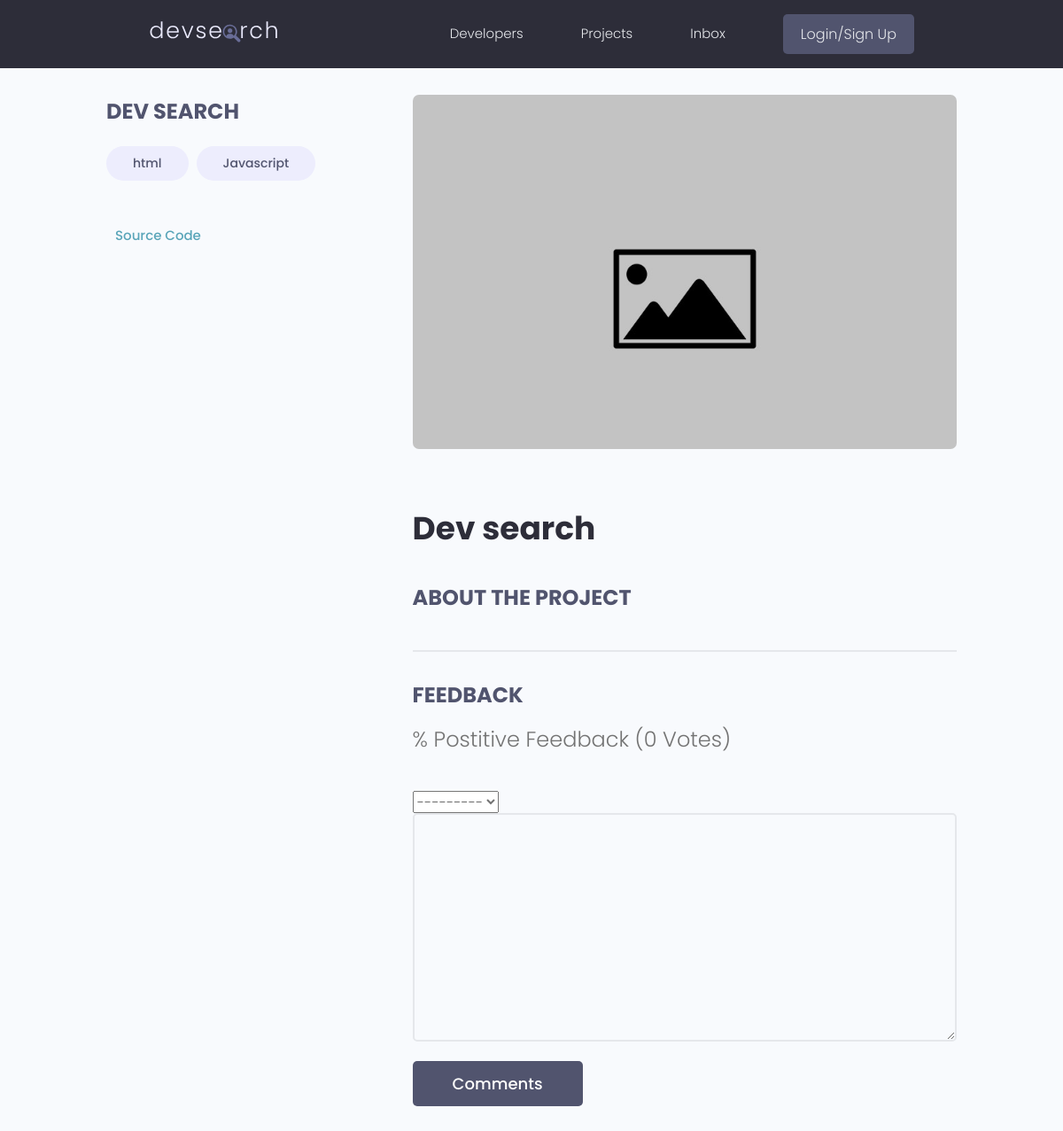
Page /single-project/3056073103bf4f6b8323aa660c6e4d14/ on the committed database.
### projects/models.py (models this page shows, shortened)
class Project(models.Model):
    owner = models.ForeignKey(Profile, on_delete=models.SET_NULL, blank=True, null=True)
    id = models.UUIDField(default=uuid.uuid4, primary_key=True,
                          editable=False, unique=True)
    name = models.CharField(max_length=200, )
    image = models.ImageField(upload_to='project-images/', blank=True, null=True,
                              default='static/images/projects-images/default-image.jpg')
    description = models.TextField(max_length=2000, blank=True, null=True)
    tags = models.ManyToManyField('Tags', blank=True, null=True)
    source_link = models.TextField(max_length=2000, blank=True, null=True)
    demo_link = models.TextField(max_length=2000, blank=True, null=True)
    vote_total = models.IntegerField(default=0, blank=True, null=True)
    vote_ratio = models.IntegerField(default=0, blank=True, null=True)

class Tags(models.Model):
    name = models.CharField(max_length=200)
    created = models.DateTimeField(auto_now_add=True)
    id = models.UUIDField(default=uuid.uuid4, unique=True,
                          editable=False, primary_key=True)

class Reviews(models.Model):
    VOTES = (
        ('like', 'like'),
        ('dislike', 'dislike')
    )
    owner = models.ForeignKey(Profile, on_delete=models.CASCADE, null=True)
    project = models.ForeignKey(Project, on_delete=models.CASCADE)
    text = models.TextField(max_length=2000, blank=True, null=True)
    created = models.DateTimeField(auto_now_add=True)
    id = models.UUIDField(default=uuid.uuid4, editable=False,
                          primary_key=True, unique=True)
    body = models.CharField(max_length=200, choices=VOTES, blank=True, null=True)

### projects/views.py (the view, shortened to what this page needs)
# urls.py: path('single-project/<str:pk>/', singleproject, name='single_project'),
def singleproject(request, pk):
    project = Project.objects.get(id=pk)
    form = ReviewForm()
    votes = Reviews.objects.filter(project=project)
    len_votes = len(votes)
    count = 0
    context = {
        'project': project,
        'form': form,
        'votes': len_votes,
    }
    return render(request, 'single-project.html', context)

### projects/forms.py
class ReviewForm(forms.ModelForm):
    text = forms.CharField(widget=forms.Textarea(attrs={
        "class": "input input--text"
    }))
    class Meta:
        model = Reviews
        fields = ['text', 'body']

### projects/templates/single-project.html (shortened to what this page needs)
{% extends 'base.html' %}
{% load static %}
{% block content %}
  <main class="singleProject my-md">
    <div class="container">
      <div class="layout">
        <div class="column column--1of3">
          <h3 class="singleProject__subtitle">{{project.name}}</h3>
          <div class="singleProject__toolStack">
            {% for tag in project.tags.all %}
            <span class="tag tag--pill tag--sub tag--lg">
              <small>{{tag.name}}</small>
            </span>
            {% endfor %}
          </div>
          <a class="singleProject__liveLink" href="#" target="_blank">Source Code
          </a>
        </div>
        <div class="column column--2of3">
          <img class="singleProject__preview" src="{% if project.image %} {{project.image.url}} {% else %} {% static 'images/project-images/default-image.jpg' %}  {% endif %}" alt="portfolio thumbnail" />
          <h2 class="singleProject__title">{{project.name}}</h2>
          <h3 class="singleProject__subtitle">About the Project</h3>
          <div class="comments">
            <h3 class="singleProject__subtitle">Feedback</h3>
            <h5 class="project--rating">
              {{positive_vote}} % Postitive Feedback ({{votes}} Votes)
            </h5>
            <form class="form" action="" method="POST">
              <div class="form__field">
                {{form.body}}
               {{ form.text }}
              </div>
              <input class="btn btn--sub btn--lg" type="submit" value="Comments" />
            </form>
          </div>
        </div>
      </div>
    </div>
  </main>
{% endblock content %}

### static/styles/app.css (style rules this page uses)
:root { --color-sub: #2d2d39; }
.btn--sub { background-color: var(--color-sub-light); }
img { width: 100%; }
.singleProject .column--1of3 { order: 2; }
@media screen and (min-width: 1081px) { .singleProject .column--1of3 { order: 1; } }
@media screen and (min-width: 1081px) { .singleProject .column--2of3 { order: 2; } }
.singleProject__toolStack { margin-top: 2rem; margin-bottom: 4rem; }
.singleProject__liveLink { font-weight: 500; transition: all 0.3s ease-in-out; border-bottom: 2px solid transparent; }
.singleProject__preview { height: 50vh; object-fit: cover; object-position: top center; margin-bottom: 3rem; border-radius: 0.7rem; }
.singleProject__title { font-size: 3.6rem; font-weight: 700; color: var(--color-sub); margin-bottom: 3rem; }
.project--rating { margin-bottom: 1.6em; margin-top: .5em; }
.singleProject__subtitle { text-transform: uppercase; font-size: 2.4rem; font-weight: 700; color: var(--color-sub-light); margin-bottom: 1rem; }
.comments { margin-top: 4rem; padding-top: 3rem; border-top: 2px solid var(--color-light); }

### static/uikit/styles/modules/_variables.css (style rules this page uses)
:root { --color-main: #5aa5b9; --color-main-light: #e6faff; --color-sub: #3f4156; --color-sub-light: #51546e; --color-sub-lighter: #ededfd; --color-text: #737373; --color-gray: #8b8b8b; --color-light: #e5e7eb; --color-light-gray: #767676; --color-bg: #f8fafd; --color-white: #fffefd; --color-white-light: #f3f3f3; --color-success: #359e64; --color-success-bg: #def8e8; --color-error: #fc4b0b; --color-error-bg: #fff2ee; --font-base: 'Poppins', arial, helvetica, 'Segoe UI', roboto, ubuntu, sans-serif; --font-monospace: 'Fira Code', 'Courier New', courier, monospace; --font-regular: 300; --font-medium: 500; --font-bold: 700; --generic-shadow: 1px 1px 5px #00000010; --generic-transition: all 0.3s ease-in-out; }

### static/uikit/styles/modules/_base.css (style rules this page uses)
* { margin: 0; padding: 0; box-sizing: border-box; text-rendering: optimizeLegibility; color: inherit; font-size: inherit; }
html { font-size: 50%; }
@media only screen and (min-width: 480px) { html { font-size: 56.25%; } }
@media only screen and (min-width: 1200px) { html { font-size: 62.5%; } }
body { line-height: 1.6; font-weight: 400; font-size: 1.5rem; color: var(--color-text); background-color: var(--color-bg); min-height: 100vh; }

### static/uikit/styles/modules/_typography.css (style rules this page uses)
* { font-family: var(--font-base); }
h2 { font-size: 3.6rem; font-weight: var(--font-bold); }
h3 { font-size: 3.2rem; font-weight: var(--font-medium); }
h5 { font-size: 2.4rem; font-weight: var(--font-medium); }
h5, h6 { font-weight: var(--font-regular); }
p, span, strong { font-size: 1.6rem; color: var(--color-text); font-weight: var(--font-regular); }
a { padding-bottom: 2px; text-decoration: none; display: inline-block; color: var(--color-main); font-weight: var(--font-medium); }

### static/uikit/styles/modules/_utilities.css (style rules this page uses)
.container { width: 92%; max-width: 165rem; margin: 0 auto; box-sizing: border-box; }
@media screen and (min-width: 1000px) { .container { width: 90%; } }
@media screen and (min-width: 1200px) { .container { width: 80%; } }
.my-md { margin: 3rem auto; }

### static/uikit/styles/modules/_button.css (style rules this page uses)
.btn { display: inline-block; position: relative; cursor: pointer; background-color: var(--color-light); font-weight: var(--font-medium); color: var(--color-sub); text-decoration: none; padding: 1rem 2rem; border-radius: 0.5rem; border: none; width: -webkit-fit-content; width: -moz-fit-content; width: fit-content; height: -webkit-fit-content; height: -moz-fit-content; height: fit-content; font-size: 1.6rem; outline-width: 0; outline-color: transparent; -webkit-backface-visibility: hidden; backface-visibility: hidden; transition: all 0.3s ease-in-out; }
.btn--sub { background-color: var(--color-sub); color: var(--color-white); }
.btn--lg { font-size: 1.8rem; padding: 1.2rem 4.5rem; }

### static/uikit/styles/modules/_form.css (style rules this page uses)
.form { display: block; }
.form__field { margin-top: 1.5rem; margin-bottom: 1.5rem; }
input.input[type='text'], input.input[type='email'], input.input[type='password'], input.input[type='number'], textarea.input { min-width: 24rem; width: 100%; padding: 1.2rem 1.5rem; border-radius: 0.5rem; border: 2px solid var(--color-light); transition: all 0.3s ease-in-out; background-color: var(--color-bg); }

### static/uikit/styles/modules/_layout.css (style rules this page uses)
.layout { display: flex; flex-flow: row wrap; justify-content: space-between; }
.layout > .column { margin-bottom: 3rem; }
.layout > .column.column--1of3 { flex-basis: 30%; }
.layout > .column.column--2of3 { flex-basis: 64%; }

### rows in the picture
Project: name "DEV SEARCH", name "Dev search"
Tags: name "html"
Tags: name "Javascript"

### other values in the picture
{{ votes }} "0"
